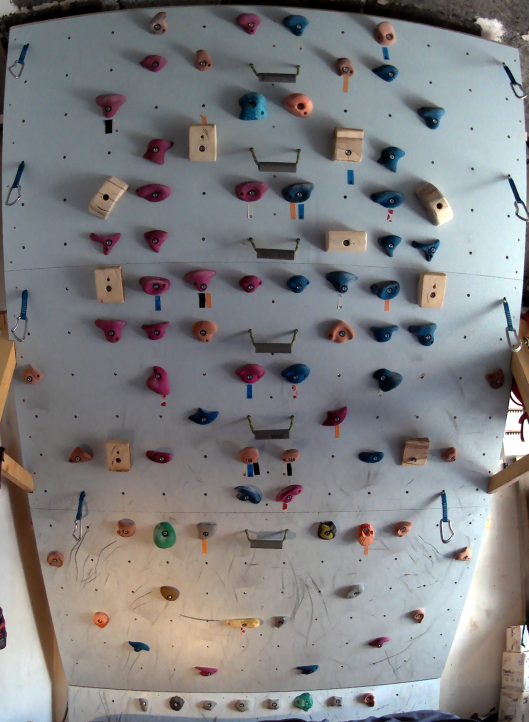
#> input picture src/climbingboard/houseboard.jpg, 1057 x 1444 px (shown at 1/2 size)
$ python main.py
#> lines starting #> are read from the running program, lines starting #| are printed output that depends on the picture; after the words box and inside, x2 and y2 are one past the last pixel; in counts of white or black regions, pixels touching at a corner belong together
### src/climbingboard/board.py
import string
from math import hypot
from typing import List, Tuple

from climbingboard.hold import Hold
from climbingboard.position import Position


class Board:
    vertical_count: int
    horizontal_count: int
    vertical_spacing: int
    horizontal_spacing: int
    missing_holds: List[Hold]
    holds: List[Hold]

    def __init__(
        self,
        vertical_count: int,
        horizontal_count: int,
        vertical_spacing: int,
        horizontal_spacing: int,
        missing_holds: List[str],
    ):
        self.horizontal_count = horizontal_count
        self.alpha_indices = string.ascii_uppercase[: self.horizontal_count]
        self.digit_indices = range(1, vertical_count + 1)[::-1]

        self.vertical_spacing = vertical_spacing
        self.horizontal_spacing = horizontal_spacing

        hold_list = [
            alpha + str(digit)
            for digit in range(1, vertical_count + 1)
            for alpha in self.alpha_indices
        ]
        self.holds = [self.hold_from_name(hold) for hold in hold_list]

        self.missing_holds = [self.hold_from_name(hold) for hold in missing_holds]

        # is symetric
        for missing_hold in missing_holds:
            opposite_hold = self._opposite_hold(missing_hold)
            if opposite_hold not in self.missing_holds:
                self.missing_holds.append(self.hold_from_name(opposite_hold))

    def hold_from_name(self, name: str) -> Hold:
        return Hold(name, self._hold_position(name))

    def _opposite_hold(self, hold: str) -> str:
        letter_index, number = self._hold_coords(hold)
        if self.horizontal_count % 2 != 0 and letter_index == (
            (self.horizontal_count - 1) / 2
        ):
            return hold
        if letter_index < (self.horizontal_count / 2):
            return f"{self.alpha_indices[-(letter_index+1)]}{number}"
        else:
            return f"{self.alpha_indices[self.horizontal_count-1-letter_index]}{number}"

    def is_hold_on_board(self, hold: Hold) -> None:
        if hold.name not in [hold.name for hold in self.holds]:
            raise ValueError("This hold does not exist on this board")

    def _hold_coords(self, hold: str) -> Tuple[int, int]:
        letter, number = Hold.Coordinates(hold)
        letter_index = string.ascii_uppercase.index(letter)
        return letter_index, int(number)

    def _hold_position(self, hold: str) -> Position:
        letter_index, number = self._hold_coords(hold)
        x = letter_index * self.horizontal_spacing
        y = number * self.vertical_spacing
        return Position(x, y)

    def order_hold_sequence(self, holds: List[Hold]) -> List[Hold]:
        holds.sort(key=lambda x: self.holds.index(x))
        return holds

    def distance(self, hold_1: Hold, hold_2: Hold) -> float:
        d_x = hold_2.position.x - hold_1.position.x
        d_y = hold_2.position.y - hold_1.position.y
        return hypot(d_x, d_y)

    def is_hold_upper_or_equal(self, hold_1: Hold, hold_2: Hold) -> bool:
        return hold_1.position.y <= hold_2.position.y

### src/climbingboard/boulderproblemgeneration.py
import random
from typing import List

from climbingboard.board import Board
from climbingboard.hold import Hold


class BoulderProblemGeneration:
    board: Board
    available_holds: List[Hold]
    first_holds: List[Hold]

    def __init__(self, board: Board):
        self.board = board
        self.available_holds = list(
            set(self.board.holds) - set(self.board.missing_holds)
        )
        self.first_holds = [
            hold
            for hold in self.available_holds
            if hold.number in [str(i) for i in range(3, 11)]
        ]

    def random_ascending(self, length_max: int, distance_max: float) -> List[Hold]:
#> called with length_max = 20, distance_max = 70
        first_hold = random.choice(self.first_holds)
        holds = [first_hold]

        while (
            len(holds) < length_max and holds[-1].number != self.board.holds[-1].number
        ):
            hold = random.choice(self.available_holds)
            distance = self.board.distance(holds[-1], hold)
            if distance > distance_max:
                continue
            if hold in holds:
                continue
            if self.board.is_hold_upper_or_equal(holds[-1], hold):
                holds.append(hold)

        holds_ordered = self.board.order_hold_sequence(holds)
        return holds_ordered

### src/climbingboard/boardpicture.py
from typing import Dict, Tuple, List

# from Board import Board
from climbingboard.hold import Hold
from climbingboard.position import Position
from climbingboard.board import Board

from skimage import io
from skimage.draw import circle_perimeter
import matplotlib.pyplot as plt


class BoardPicture:
    board: Board
    picture_path: str
    hold_positions: Dict[str, Tuple[int, int]]

    def __init__(
        self,
        board: Board,
        picture_path: str,
        hold_positions: Dict[str, Tuple[int, int]],
    ):
        self.board = board
        self.picture_path = picture_path
        self.hold_positions = hold_positions

    def render(self, holds: List[Hold]):
        plt.figure(figsize=(14, 10))
        image = io.imread(self.picture_path)
#> image is the input picture: shape (1444, 1057, 3); mean R, G, B 128.9, 128.5, 129.4
        for hold in holds:
            self.render_circle(image, hold)
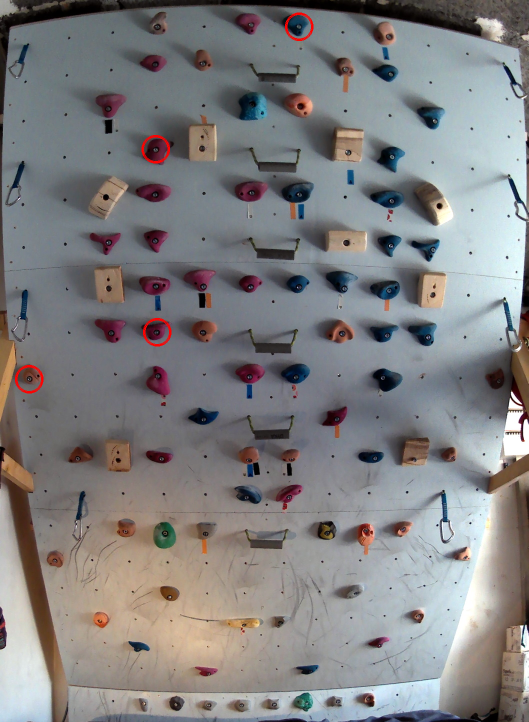
#> image: shape (1444, 1057, 3) (shown at 1/2 size); 0.19% of pixels changed, all inside (x1, y1, x2, y2) = (30, 25, 627, 787)
        io.imshow(image)
        plt.show()

    def render_circle(self, image, hold: Hold):
        hold_position = self.circle_from_position(hold)
        for i in range(5):
            r, c = circle_perimeter(hold_position.x, hold_position.y, 24 + i)
            image[r, c, :] = (255, 1, 0)

    def circle_from_position(self, hold: Hold) -> Position:
        x, y = self.hold_positions[hold.name]
        return Position(int(y), int(x))

### src/climbingboard/hold.py
import string
from typing import Tuple

from climbingboard.comparable import Comparable
from climbingboard.position import Position


class Hold(Comparable):
    position: Position
    name: str

    def __init__(self, name: str, position: Position):
        self.position = position
        self.name = name

    @property
    def _cmpkey(self) -> int:
        letter_index = string.ascii_uppercase.index(self.letter)
        number_index = int(self.number)
        return (number_index * 100) + letter_index

    @property
    def coordinates(self) -> Tuple[str, str]:
        return self.Coordinates(self.name)

    @property
    def letter(self) -> str:
        return self.Letter(self.name)

    @property
    def number(self) -> str:
        return self.Number(self.name)

    @staticmethod
    def Letter(name: str) -> str:
        letter = name[:1]
        if letter not in string.ascii_uppercase:
            raise ValueError("First character of hold name must be a capital letter")
        return letter

    @staticmethod
    def Number(name: str) -> str:
        number = name[1:]
        int(number)
        return number

    @classmethod
    def Coordinates(cls, name: str) -> Tuple[str, str]:
        return cls.Letter(name), cls.Number(name)

    def __repr__(self):
        return f" {self.name} ({self.position.x},{self.position.y})"

### src/climbingboard/comparable.py
class Comparable(object):
    """
  https://regebro.wordpress.com/2010/12/13/python-implementing-rich-comparison-the-correct-way/
  """

    def _compare(self, other, method):
        try:
            if type(other) is type(self):
                return method(self._cmpkey, other._cmpkey)
            return NotImplemented
        except (AttributeError, TypeError):
            return NotImplemented

    def __lt__(self, other):
        return self._compare(other, lambda s, o: s < o)

    def __le__(self, other):
        return self._compare(other, lambda s, o: s <= o)

    def __eq__(self, other):
        return self._compare(other, lambda s, o: s == o)

    def __ge__(self, other):
        return self._compare(other, lambda s, o: s >= o)

    def __gt__(self, other):
        return self._compare(other, lambda s, o: s > o)

    def __ne__(self, other):
        return self._compare(other, lambda s, o: s != o)

    def __hash__(self):
        try:
            return hash(self._cmpkey)
        except (AttributeError, TypeError):
            return NotImplemented

### src/climbingboard/boardservice.py
from typing import List
from tinydb import Query

from climbingboard.hold import Hold
from climbingboard.tinydbcontext import TinyDbContext


class BoardService:
    db: str
    problem: str

    def __init__(self, db="db.json", table="problem"):
        self.db = db
        self.table = table

    def insert(self, boulder_problem_sequence: List[Hold]) -> int:
        with TinyDbContext(self.db, self.table) as table:
            sequence = [hold.name for hold in boulder_problem_sequence]
            problem = {"hash": hash("".join(sequence)), "sequence": sequence}
            return table.insert(problem)

    # [9 lines left out: function get_by_hash, not called in this run]

    def get_by_id(self, id) -> dict:
        with TinyDbContext(self.db, self.table) as table:
            return table.get(doc_id=id)

    def remove(self, doc_id):
        with TinyDbContext(self.db, self.table) as table:
            table.remove(doc_ids=[doc_id])

    def get_all(self):
        with TinyDbContext(self.db, self.table) as table:
            return table.all()

### src/climbingboard/tinydbcontext.py
from tinydb import TinyDB


class TinyDbContext(object):
    db_name: str
    table_name: str
    database: TinyDB

    def __init__(self, db_name, table_name):
        self.db_name = db_name
        self.table_name = table_name

    def __enter__(self):
        self.database = TinyDB(self.db_name)
        table = self.database.table(self.table_name)
        return table

    def __exit__(self, type, value, traceback):
        self.database.close()

### src/climbingboard/main.py
from climbingboard.board import Board
from climbingboard.boardpicture import BoardPicture
from climbingboard.boulderproblemgeneration import BoulderProblemGeneration
from climbingboard.boardservice import BoardService

from climbingboard.configuration import HOLD_POSITIONS, MISSING_HOLDS

if __name__ == "__main__":
    myBoard = Board(18, 12, 15, 15, MISSING_HOLDS)
    myBoard.missing_holds.remove(myBoard.hold_from_name("H13"))

    myBoardPic = BoardPicture(myBoard, "houseboard.jpg", HOLD_POSITIONS)

    myGeneration = BoulderProblemGeneration(myBoard)
    random_problem = myGeneration.random_ascending(20, 70)
    myBoardPic.render(random_problem)

    myService = BoardService()
    myService.insert(random_problem)
#> (the call stopped at in __enter__, `self.database = TinyDB(self.db_name)`: tinydb is not available in this run)
